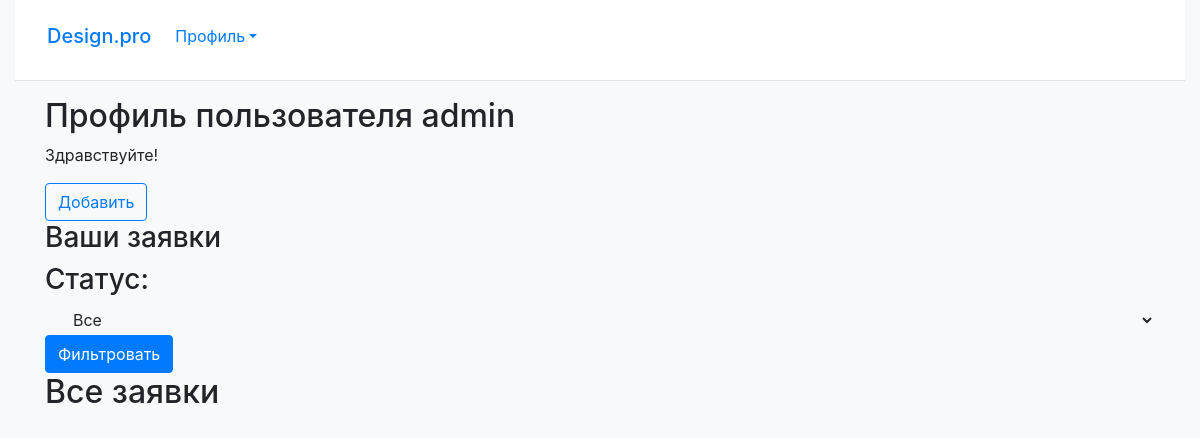
/accounts/profile/ (signed in), run on an earlier commit of the app's database.
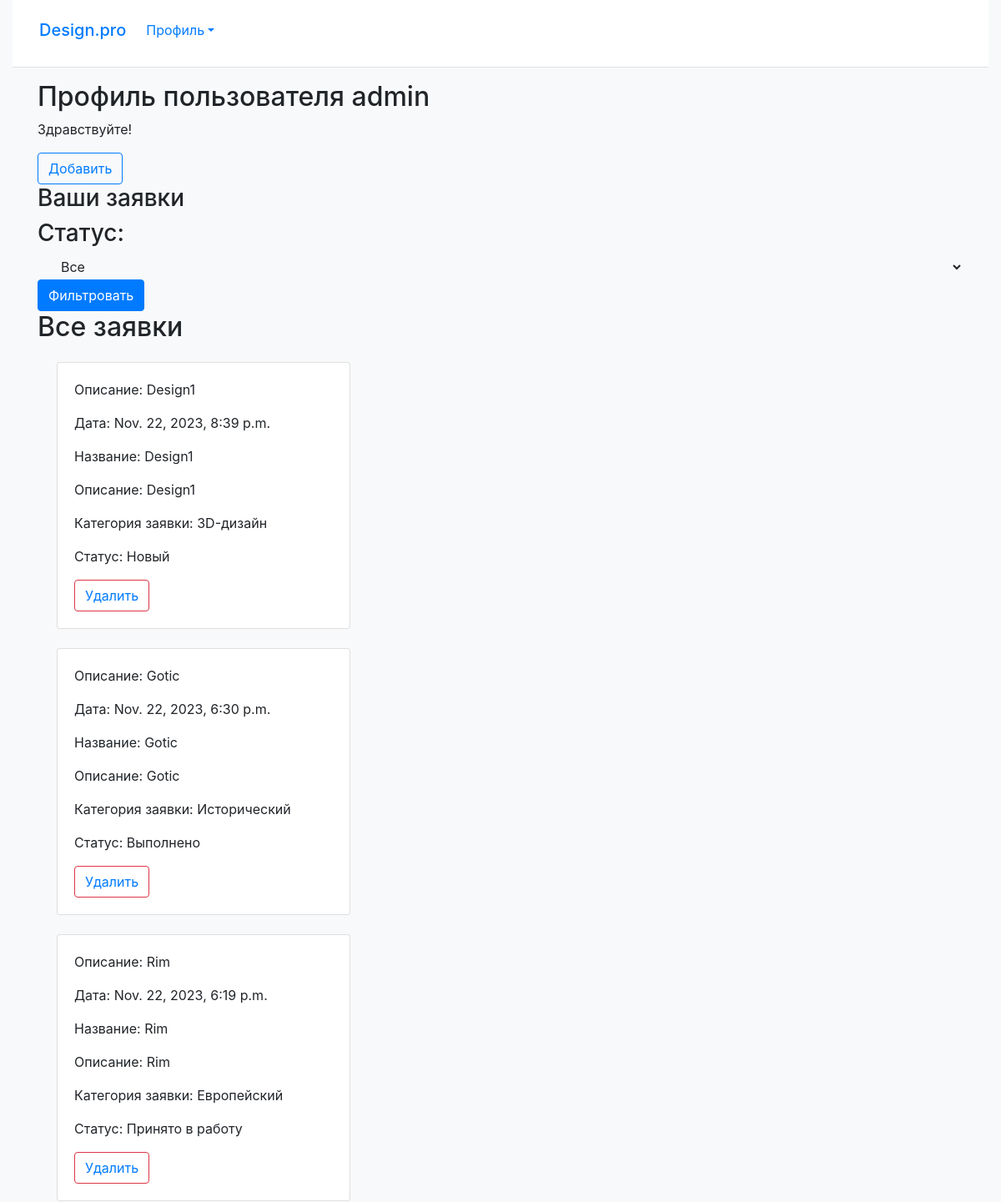
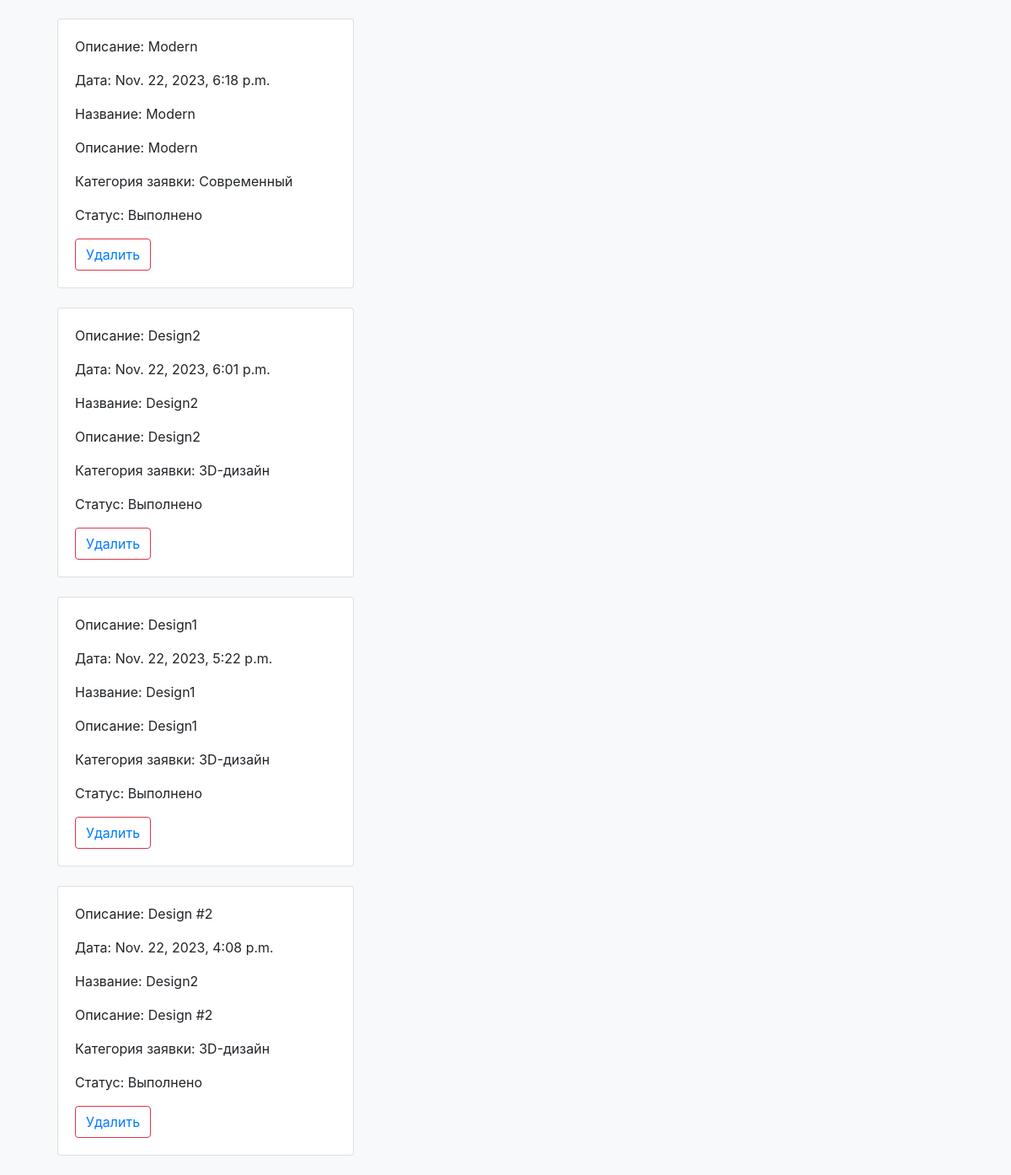
And on a later commit of the database (2 pictures, top to bottom).
### serv/models.py (models this page shows, shortened)
class DesignRequest(models.Model):
    timestamp = models.DateTimeField(auto_now_add=True)
    title = models.CharField(max_length=255)
    category = models.ForeignKey('Category', on_delete=models.CASCADE, null=True)
    photo = models.ImageField(upload_to='design_photos/', validators=[validate_image_file_extension, FileExtensionValidator(['bmp', 'jpg', 'jpeg', 'png'], message='Allowed datatypes: bmp, jpg, jpeg, png')])
    image_design = models.ImageField(upload_to='image_designs/', validators=[validate_image_file_extension, FileExtensionValidator(['bmp', 'jpg', 'jpeg', 'png'], message='Allowed datatypes: bmp, jpg, jpeg, png')], blank=True)
    desc = models.CharField(max_length=3000)
    choices = (
        ('Новый', 'Новый'),
        ('Принято в работу', 'Принято в работу'),
        ('Выполнено', 'Выполнено'),
    )
    status = models.CharField(max_length=20, choices=choices, default='Новый', blank=True)
    comment = models.TextField(max_length=3000, help_text='Введите произвольный комментарий', blank=True)
    user = models.ForeignKey('ServUser', on_delete=models.CASCADE, null=False)
    class Meta:
        ordering = ['-timestamp']

class Category(models.Model):
    category_title = models.CharField(max_length=200, unique=True, help_text='Напишите категорию для дизайна интерьера')
    def __str__(self):
        return self.category_title

### serv/views.py (the view)
# urls.py: path('accounts/profile/', profile, name='profile'),
@login_required
def profile(request):
    status = request.GET.get('status', '')
    current_user = request.user
    design_requests = DesignRequest.objects.filter(user=current_user)
    context = {'status': status, 'design_requests': design_requests}
    return render(request, 'main/profile.html', context)

### serv/templates/main/profile.html (shortened to what this page needs)
{% extends "layout/basic.html" %}
{% load bootstrap4 %}
{% block content %}
<h2>Профиль пользователя {{ user.username }}</h2>
{% if user.surname and user.name %}
<p>Здравствуйте, {{ user.surname }} {{ user.name }} </p>
{% else %}
<p>Здравствуйте!</p>
{% endif %}
<button type="button" class="btn btn-outline-primary"><a href="{% url 'serv:request_add' %}">Добавить</a></button>
<h3>Ваши заявки</h3>
<h3>Статус:</h3>
<form method="GET">
    <select class="dropdown-item" name="status">
        <option value="">Все</option>
    </select>
    <button type="submit" class="btn btn-primary">Фильтровать</button>
</form>
{% if status == 'Новый' %}
    <h2>Новые заявки</h2>
    {% for request in design_requests %}
    {% if request.status == 'Новый' %}
    <div class="card" style="width: 22rem; margin: 23px;">
        <div class="card-body">
            <p class="card-text">Дата: {{ request.timestamp }}</p>
            <p class="card-text">Название: {{ request.title }}</p>
            <p>Описание: {{ request.desc }}</p>
            <p class="card-text">Категория заявки: {{ request.category }}</p>
            <p class="card-text">Статус: {{ request.status }}</p>
            <button type="button" class="btn btn-outline-danger">
                <a href="{% url 'serv:profile_request_delete' id=request.id %}">Удалить</a></button>
        </div>
    </div>
    {% endif %}
    {% endfor %}
{% else %}
    <h2>Все заявки</h2>
    {% for request in design_requests %}
    <div class="card" style="width: 22rem; margin: 23px;">
        <div class="card-body">
            <p>Описание: {{ request.desc }}</p>
            <p class="card-text">Дата: {{ request.timestamp }}</p>
            <p class="card-text">Название: {{ request.title }}</p>
            <p class="card-text">Описание: {{ request.desc }}</p>
            <p class="card-text">Категория заявки: {{ request.category }}</p>
            <p class="card-text">Статус: {{ request.status }}</p>
            <button type="button" class="btn btn-outline-danger">
                <a href="{% url 'serv:profile_request_delete' id=request.id %}">Удалить</a>
            </button>
        </div>
    </div>
    {% endfor %}
{% endif %}
{% endblock %}

What changed in the data, as far as the page shows it:
added DesignRequest: desc "Design1", timestamp "Nov. 22, 2023, 8:39 p.m.", title "Design1", category "3D-дизайн", status "Новый"
added DesignRequest: desc "Gotic", timestamp "Nov. 22, 2023, 6:30 p.m.", title "Gotic", category "Исторический", status "Выполнено"
added DesignRequest: desc "Rim", timestamp "Nov. 22, 2023, 6:19 p.m.", title "Rim", category "Европейский", status "Принято в работу"
now on this page (row edited): DesignRequest: desc "Modern", timestamp "Nov. 22, 2023, 6:18 p.m.", title "Modern", category "Современный", status "Выполнено"
now on this page (row edited): DesignRequest: desc "Design2", timestamp "Nov. 22, 2023, 6:01 p.m.", title "Design2", category "3D-дизайн", status "Выполнено"
now on this page (row edited): DesignRequest: desc "Design1", timestamp "Nov. 22, 2023, 5:22 p.m.", title "Design1", category "3D-дизайн", status "Выполнено"
now on this page (row edited): DesignRequest: desc "Design #2", timestamp "Nov. 22, 2023, 4:08 p.m.", title "Design2", category "3D-дизайн", status "Выполнено"
